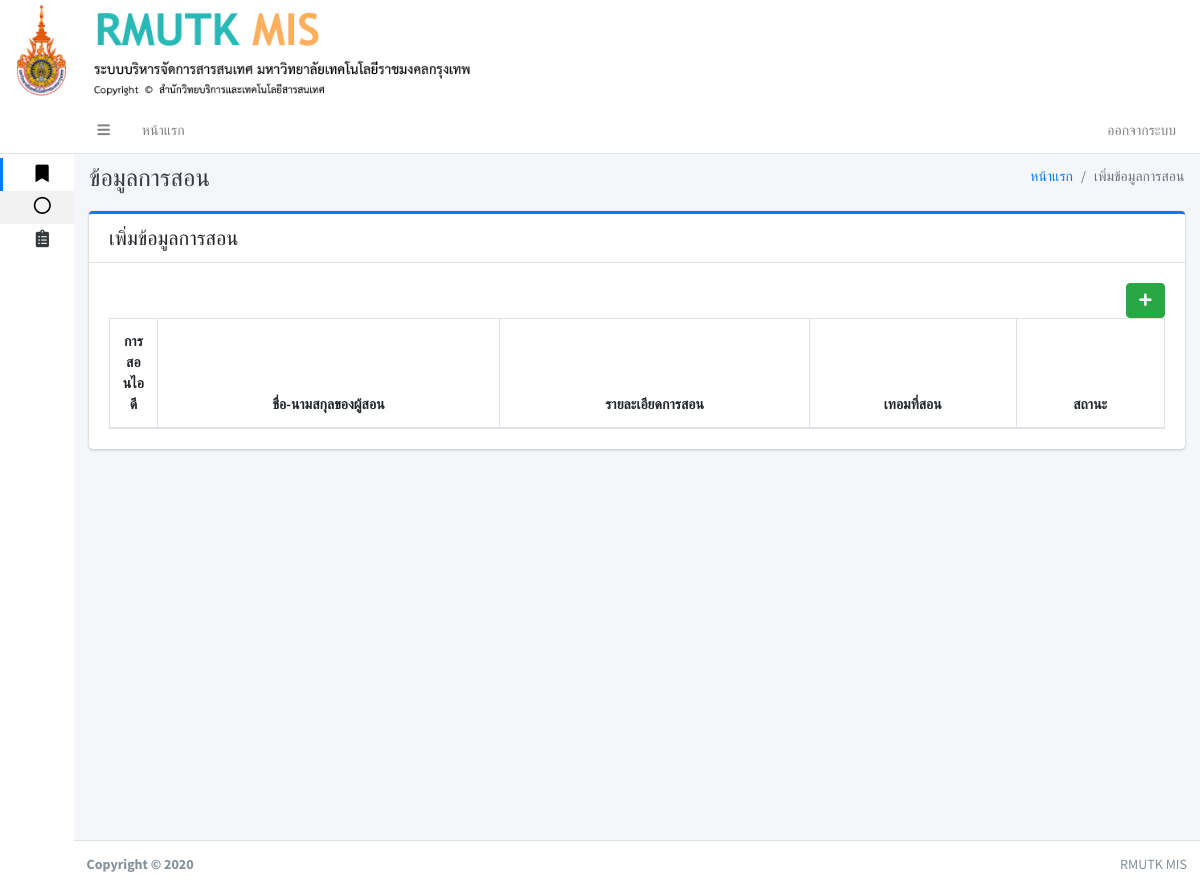
/index.php?kanzon (signed in), run on an earlier commit of the app's database.
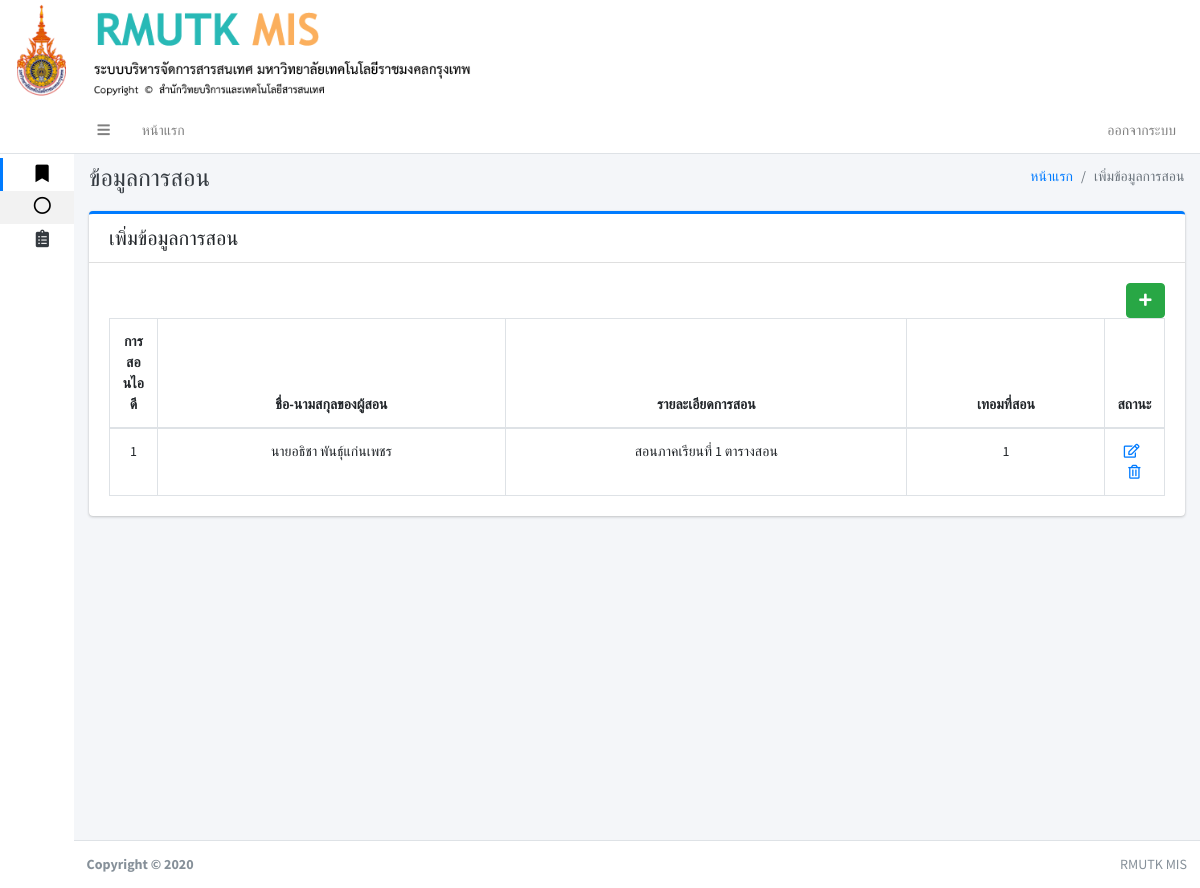
And on a later commit of the database.
### tables this page shows
CREATE TABLE `kanzon` (
  `kanzon_id` int(11) NOT NULL,
  `kanzon_name` varchar(100) NOT NULL,
  `kanzon_detail` varchar(100) NOT NULL,
  `kanzon_ term` int(11) NOT NULL,
  `kanzon_status` int(11) NOT NULL
);

### page/kanzon.php (the view, shortened to what this page needs)
 <div class="content-header">
     <div class="container-fluid">
         <div class="row mb-2">
             <div class="col-sm-6">
                 <h1 class="m-0 text-dark">ข้อมูลการสอน</h1>
             </div>
             <div class="col-sm-6">
                 <ol class="breadcrumb float-sm-right">
                     <li class="breadcrumb-item"><a href="#">หน้าแรก</a></li>
                     <li class="breadcrumb-item active">เพิ่มข้อมูลการสอน</li>
                 </ol>
             </div>
         </div>
     </div>
 </div>
 <div class="content">
     <div class="container-fluid">
         <div class="row">
             <div class="col-lg-12">
                 <div class="card card-primary card-outline ">
                     <div class="card-header noprint">
                         <h5 class="m-0">เพิ่มข้อมูลการสอน</h5>
                     </div>
                     <div class="card-body">
                         <?php
                         if (isset($_GET['add'])):
                            add();
                        elseif (isset($_GET['edit_user'])):
                            edit();
                        elseif (isset($_GET['del_la'])):
                            del();
                        else:
                        ?>
                         <a href="./index.php?pla&add" class="btn btn-success float-right"><i
                                 class="fas fa-plus"></i></a>
                         <?php shows(); ?>
                         <?php endif ?>
                     </div>
                 </div>
             </div>
         </div>
     </div>
 </div>
 <?php
function shows()
{
include './conn.php';
$sqlkanzon = " SELECT * FROM kanzon ";
$qrykanzon = mysqli_query($conn,$sqlkanzon);
?>
 <table id="example1" class="table table-bordered table-hover">
     <thead>
         <tr align="center">
             <th width="3px">การสอนไอดี</th>
             <th>ชื่อ-นามสกุลของผู้สอน</th>
             <th>รายละเอียดการสอน</th>
             <th>เทอมที่สอน</th>
             <th>สถานะ</th>
         </tr>
     </thead>
     <tbody>
         <?php
        $i = 1;
        while ($rowkanzon = $qrykanzon->fetch_array()) {
        $la_id = $rowkanzon['kanzon_id'];
        ?>
         <tr align="center">
             <td align="center"><?php echo $i; ?></td>
             <td><?php echo $rowkanzon['kanzon_name']; ?></td>
             <td><?php echo $rowkanzon['kanzon_detail']; ?></td>
             <td><?php echo $rowkanzon['kanzon_status']; ?></td>
             <td width="10px">
                 <?php if ($rowkanzon['kanzon_status'] == 3): ?>
                 <a href="index.php?pla&edit_user&la_id=<?php echo($la_id) ?>"><i
                         class="far fa-edit"></i></a>&nbsp;&nbsp;
                 <a href="index.php?pla&del_la&la_id=<?php echo($la_id) ?>"><i class="far fa-trash-alt"></i></a>
                 <?php else: ?>
                 <a href="index.php?pla&edit_user&la_id=<?php echo($la_id) ?>"><i
                         class="far fa-edit"></i></a>&nbsp;&nbsp;
                 <a href="index.php?pla&del_la&la_id=<?php echo($la_id) ?>"><i class="far fa-trash-alt"></i></a>
                 <?php endif ?>
             </td>
         </tr>
         <?php $i++; } ?>
     </tbody>
 </table>
 <?php } ?>

What changed in the data, as far as the page shows it:
added kanzon: kanzon_name "นายอธิชา พันธุ์แก่นเพชร", kanzon_detail "สอนภาคเรียนที่ 1 ตารางสอน", kanzon_status "1"
